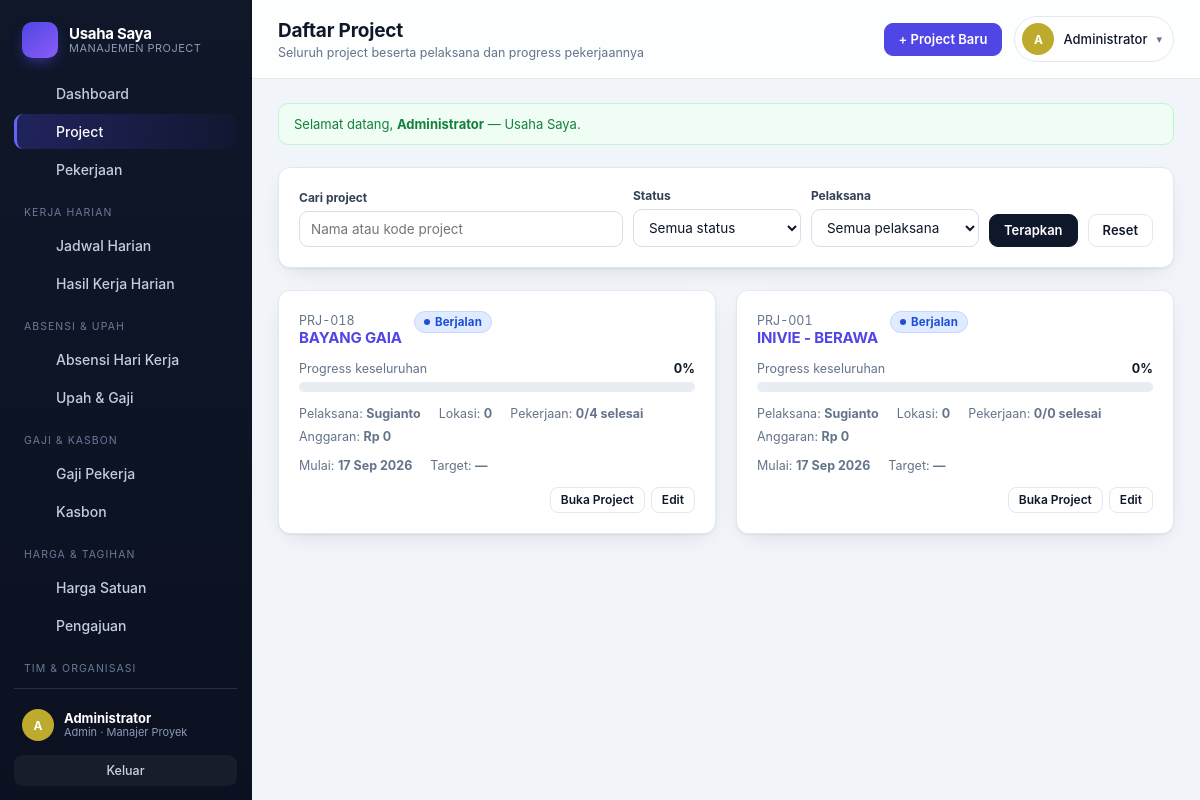
/projects.php (signed in), run on the app's committed database.
### tables this page shows
CREATE TABLE perusahaan (
    id                INTEGER PRIMARY KEY AUTOINCREMENT,
    nama              TEXT NOT NULL,
    slug              TEXT NOT NULL DEFAULT '',
    logo              TEXT NOT NULL DEFAULT '',
    kontak_nama       TEXT NOT NULL DEFAULT '',
    kontak_telepon    TEXT NOT NULL DEFAULT '',
    masa_aktif_sampai TEXT NOT NULL DEFAULT '',
    maks_user         INTEGER NOT NULL DEFAULT 0,
    aktif             INTEGER NOT NULL DEFAULT 1,
    catatan           TEXT NOT NULL DEFAULT '',
    created_at        TEXT NOT NULL DEFAULT (datetime('now','localtime'))
, tutup_buku_tgl INTEGER NOT NULL DEFAULT 25);

CREATE TABLE users (
    id            INTEGER PRIMARY KEY AUTOINCREMENT,
    username      TEXT NOT NULL UNIQUE,
    password_hash TEXT NOT NULL,
    nama          TEXT NOT NULL,
    role          TEXT NOT NULL DEFAULT 'pekerja',
    jabatan       TEXT NOT NULL DEFAULT '',
    telepon       TEXT NOT NULL DEFAULT '',
    aktif         INTEGER NOT NULL DEFAULT 1,
    created_at    TEXT NOT NULL DEFAULT (datetime('now','localtime'))
, upah_harian REAL NOT NULL DEFAULT 0, skema TEXT NOT NULL DEFAULT 'harian', perusahaan_id INTEGER NOT NULL DEFAULT 0, is_owner INTEGER NOT NULL DEFAULT 0);

CREATE TABLE projects (
    id            INTEGER PRIMARY KEY AUTOINCREMENT,
    kode          TEXT NOT NULL UNIQUE,
    nama          TEXT NOT NULL,
    pelaksana_id  INTEGER REFERENCES users(id) ON DELETE SET NULL,
    mulai         TEXT NOT NULL DEFAULT '',
    target_selesai TEXT NOT NULL DEFAULT '',
    status        TEXT NOT NULL DEFAULT 'berjalan',
    anggaran      REAL NOT NULL DEFAULT 0,
    keterangan    TEXT NOT NULL DEFAULT '',
    created_by    INTEGER,
    created_at    TEXT NOT NULL DEFAULT (datetime('now','localtime'))
, perusahaan_id INTEGER NOT NULL DEFAULT 0);

### projects.php (the view, shortened to what the rows shown need)
<?php
require_once __DIR__ . '/inc/auth.php';
require_once __DIR__ . '/inc/queries.php';
require_once __DIR__ . '/inc/layout.php';
$u = require_login();
$f = [
    'q'            => trim((string) ($_GET['q'] ?? '')),
    'status'       => (string) ($_GET['status'] ?? ''),
    'pelaksana_id' => (int) ($_GET['pelaksana_id'] ?? 0),
];
if (!array_key_exists($f['status'], STATUS_PROJECT)) {
    $f['status'] = '';
}
$projects = fetch_projects($f);
$actions = '';
if (can_manage_users()) {
    $actions = '<a class="btn btn-primary" href="project_form.php">+ Project Baru</a>';
}
render_header(
    'Daftar Project',
    $u['role'] === 'pekerja'
        ? 'Project tempat kamu ditugaskan bekerja'
        : 'Seluruh project beserta pelaksana dan progress pekerjaannya',
    $actions
);
?>
<?php if (!$projects): ?>
  <div class="card">
    <div class="empty">
      <strong>Tidak ada project ditemukan</strong>
      <span class="small">Ubah filter pencarian<?= can_manage_users() ? ' atau buat project baru' : '' ?>.</span>
    </div>
  </div>
<?php else: ?>
  <div class="grid grid-2">
    <?php foreach ($projects as $p): $avg = (int) round((float) $p['avg_progress']); ?>
      <div class="card project-card">
        <div class="pc-head">
          <div class="grow">
            <span class="mono muted small"><?= e($p['kode']) ?></span>
            <h3><a href="project_detail.php?id=<?= (int) $p['id'] ?>"><?= e($p['nama']) ?></a></h3>
          </div>
          <?= project_status_pill($p['status']) ?>
        </div>
        <div>
          <div class="bl-head" style="display:flex;justify-content:space-between;font-size:12.5px;margin-bottom:6px">
            <span class="muted">Progress keseluruhan</span>
            <strong><?= $avg ?>%</strong>
          </div>
          <?= progress_bar($avg, ' bar-lg') ?>
        </div>
        <div class="pc-meta">
          <span>Pelaksana: <strong><?= $p['pelaksana_nama'] ? e($p['pelaksana_nama']) : 'belum ditetapkan' ?></strong></span>
          <span>Lokasi: <strong><?= (int) $p['jml_lokasi'] ?></strong></span>
          <span>Pekerjaan: <strong><?= (int) $p['jml_selesai'] ?>/<?= (int) $p['jml_pekerjaan'] ?> selesai</strong></span>
          <span>Anggaran: <strong><?= e(rupiah($p['anggaran'])) ?></strong></span>
        </div>
        <div class="pc-meta">
          <span>Mulai: <strong><?= e(tgl($p['mulai'])) ?></strong></span>
          <span>Target: <strong><?= e(tgl($p['target_selesai'])) ?></strong></span>
        </div>
        <div class="row-actions">
          <a class="btn btn-sm" href="project_detail.php?id=<?= (int) $p['id'] ?>">Buka Project</a>
          <?php if (can_manage_project($p)): ?>
            <a class="btn btn-sm" href="project_form.php?id=<?= (int) $p['id'] ?>">Edit</a>
          <?php endif; ?>
        </div>
      </div>
    <?php endforeach; ?>
  </div>
<?php endif; ?>
<?php render_footer(); ?>

### inc/layout.php (shortened to what the rows shown need)
<?php
function render_header(string $title, string $subtitle = '', string $actions = ''): void
{
    $u = current_user();
    $merek = brand();
    ?>
<!DOCTYPE html>
<html lang="id">
<head>
<link rel="stylesheet" href="assets/style.css">
</head>
<body>
<div class="shell">
  <aside class="sidebar" id="sidebar">
    <div class="brand">
      <span class="brand-text">
        <strong><?= e($merek['nama']) ?></strong>
        <small>Manajemen Project</small>
      </span>
    </div>
    <div class="side-foot">
      <div class="side-user">
        <?= badge_avatar($u['nama']) ?>
        <div class="side-user-info">
          <strong><?= e($u['nama']) ?></strong>
          <small><?= e(role_label($u['role'])) ?><?= $u['jabatan'] ? ' · ' . e($u['jabatan']) : '' ?></small>
        </div>
      </div>
    </div>
  </aside>
  <main class="main">
    <header class="topbar">
      <div class="topbar-title">
        <h1><?= e($title) ?></h1>
      </div>
      <div class="topbar-actions">
        <details class="user-menu">
          <summary>
            <?= badge_avatar($u['nama']) ?>
            <span class="user-menu-name"><?= e($u['nama']) ?></span>
            <span class="caret">▾</span>
          </summary>
        </details>
      </div>
    </header>
    <div class="content">
<?php
}
function render_footer(): void
{
    ?>
    </div>
  </main>
</div>
</body>
</html>
<?php
}

### inc/util.php (shortened to what the rows shown need)
<?php
function e(?string $v): string
{
    return htmlspecialchars((string) $v, ENT_QUOTES, 'UTF-8');
}
function project_status_pill(string $s): string
{
    return '<span class="pill pill-p' . e($s) . '">' . e(STATUS_PROJECT[$s] ?? $s) . '</span>';
}
function progress_bar(int $v, string $extra = ''): string
{
    $v = max(0, min(100, $v));
    $cls = $v >= 100 ? 'bar-full' : ($v > 0 ? 'bar-run' : 'bar-zero');
    return '<div class="bar ' . $cls . $extra . '"><span style="width:' . $v . '%"></span></div>';
}
function initials(string $nama): string
{
    $parts = preg_split('/\s+/', trim($nama)) ?: [];
    $out = '';
    foreach (array_slice($parts, 0, 2) as $p) {
        if (function_exists('mb_substr')) {
            $out .= mb_strtoupper(mb_substr($p, 0, 1), 'UTF-8');
        } else {
            preg_match('/./u', $p, $m);
            $out .= strtoupper($m[0] ?? '');
        }
    }
    return $out !== '' ? $out : '?';
}
function avatar_hue(string $s): int
{
    return (int) (crc32($s) % 360);
}
function badge_avatar(string $nama, string $size = ''): string
{
    return '<span class="avatar ' . $size . '" style="--h:' . avatar_hue($nama) . '">' . e(initials($nama)) . '</span>';
}

### data on the page
perusahaan: nama "Usaha Saya"
users: nama "A A", nama "Administrator", role "Admin", jabatan "Manajer Proyek"
projects: kode "PRJ-018", nama "BAYANG GAIA", status "Berjalan", avg "0", pelaksana_nama "Sugianto", jml_lokasi "0", jml_selesai "0", jml_pekerjaan "4", anggaran "Rp 0", mulai "17 Sep 2026", target_selesai "—"
projects: kode "PRJ-001", nama "INIVIE - BERAWA", status "Berjalan", avg "0", pelaksana_nama "Sugianto", jml_lokasi "0", jml_selesai "0", jml_pekerjaan "0", anggaran "Rp 0", mulai "17 Sep 2026", target_selesai "—"

### other printed values
$item['label'] "Dashboard"
$item['label'] "Project"
$item['label'] "Pekerjaan"
$item['sep'] "KERJA HARIAN"
$item['label'] "Jadwal Harian"
$item['label'] "Hasil Kerja Harian"
$item['sep'] "ABSENSI & UPAH"
$item['label'] "Absensi Hari Kerja"
$item['label'] "Upah & Gaji"
$item['sep'] "GAJI & KASBON"
$item['label'] "Gaji Pekerja"
$item['label'] "Kasbon"
$item['sep'] "HARGA & TAGIHAN"
$item['label'] "Harga Satuan"
$item['label'] "Pengajuan"
